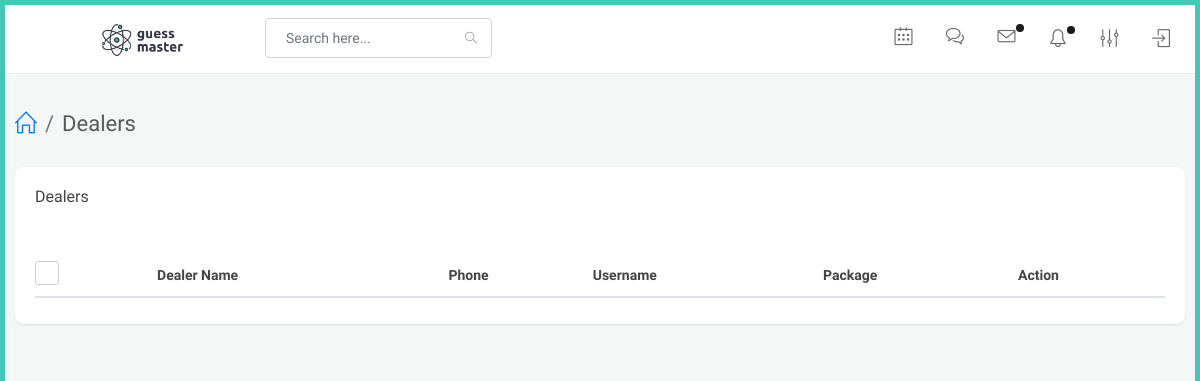
The app's page /agent/view-dealer (signed in), older data.
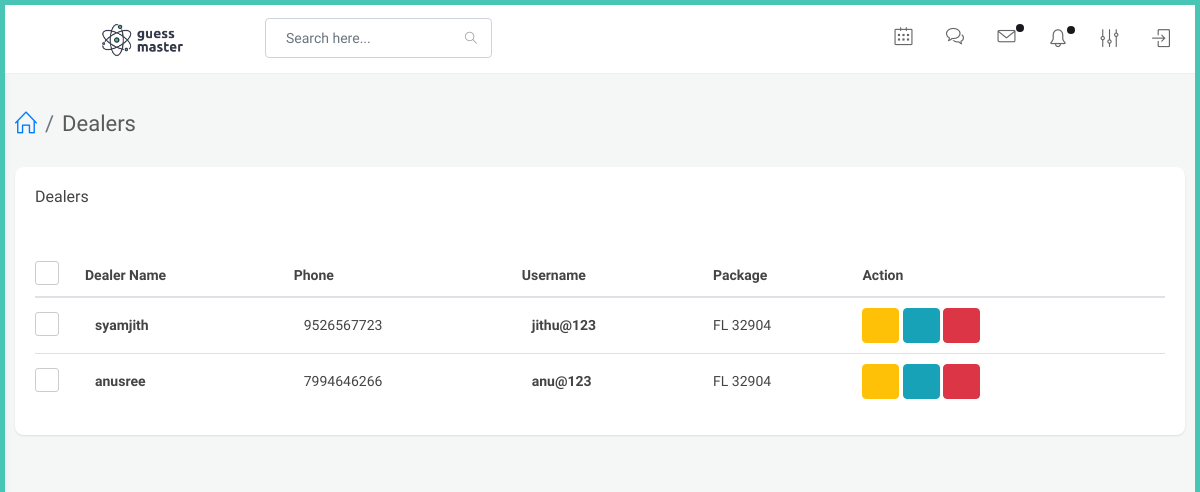
The same page, newer data.
### website/models.py (models this page shows, shortened)
class Dealer(models.Model):
    user = models.OneToOneField(User,on_delete=models.CASCADE,related_name="dealer")
    agent = models.ForeignKey(Agent,on_delete=models.CASCADE,null=True)
    dealer_name = models.CharField(max_length=100)
    phone_number = models.CharField(max_length=100)

class User(AbstractUser):
    is_agent = models.BooleanField("is agent", default=False)
    is_dealer = models.BooleanField("is dealer", default=False)

### agent/views.py (the view)
# urls.py: path('view-dealer',views.view_dealer,name="view_dealer"),
def view_dealer(request):
    agent = Agent.objects.get(user=request.user)
    print(agent)
    dealers = Dealer.objects.filter(agent=agent).all()
    context = {
        'dealers' : dealers
    }
    return render(request,'agent/view_dealer.html',context)

### website/models.py (called while the page is built)
    def __str__(self):
        return str(self.agent_name)

### templates/agent/view_dealer.html (shortened to what this page needs)
{% extends 'agent/partials/base.html' %}
{% load static %}
{% block content %}
<div id="main-content">
    <div class="container-fluid">
        <div class="block-header">
            <div class="row">
                <div class="col-lg-5 col-md-8 col-sm-12">
                    <h2><a href="javascript:void(0);" class="btn btn-xs btn-link btn-toggle-fullwidth"></a>  <ul class="breadcrumb">
                        <li class="breadcrumb-item"><a href="{% url 'agent:index' %}"><i class="icon-home"></i></a></li>
                        <li class="breadcrumb-item">Dealers</li>
                    </ul></h2>
                </div>
            </div>
        </div>
        <div class="row clearfix">
            <div class="col-lg-12">
<div class="card">
    <div class="header">
        <h2>Dealers</h2>
    </div>
    <div class="body">
        <div class="table-responsive">
            <table class="table table-hover js-basic-example dataTable table-custom m-b-0 c_list">
                <thead>
                    <tr>
                        <th>
                            <label class="fancy-checkbox">
                                <span></span>
                            </label>
                        </th>
                        <th>Dealer Name</th>
                        <th>Phone</th>
                        <th>Username</th>
                        <th>Package</th>
                        <th>Action</th>
                    </tr>
                </thead>
                    <tbody>
                    {% for dealer in dealers %}
                    <tr>
                        <td style="width: 50px;">
                            <label class="fancy-checkbox">
                                <span></span>
                            </label>
                        </td>
                        <td>
                            <p class="c_name">{{dealer.dealer_name}}</p>
                        </td>
                        <td>
                            <span class="phone">{{dealer.phone_number}}</span>
                        </td>
                        <td>
                            <p class="c_name">{{dealer.user.username}}</p>
                        </td>
                        <td>
                            <address> FL 32904</address>
                        </td>
                        <td>
                            {% if dealer.user.is_active %}
                            <button  type="button" onclick="dealerBan(('{{ dealer.id }}'))" class="btn btn-warning" title="Ban"> <i class="fa fa-ban"></i></button>
                            {% else %}
                            <button  type="button" onclick="removeBan(('{{ dealer.id }}'))" class="btn btn-warning" title="Remove Ban"> <i class="fa fa-check"></i></button>
                            {% endif %}
                            <a href="{% url 'agent:edit_dealer' dealer.id %}" class="btn btn-info" title="Edit">
                                <i class="fa fa-edit"></i>
                            </a>
                            <button type="button" onclick="dealerDelete(('{{ dealer.id }}'))" data-type="confirm" class="btn btn-danger js-sweetalert" title="Delete"><i class="fa fa-trash-o"></i></button>
                        </td>
                    </tr>
                    {% endfor %}
                </tbody>
            </table>
        </div>
    </div>
</div>
</div>
</div>
</div>
</div>
{% endblock %}

### templates/agent/partials/base.html (shortened to what this page needs)
{% load static %}
<!doctype html>
<html lang="en">
<head>
<link rel="stylesheet" href="{% static 'vendor/bootstrap/css/bootstrap.min.css' %}">
<link rel="stylesheet" href="{% static 'vendor/font-awesome/css/font-awesome.min.css' %}">
<link rel="stylesheet" href="{% static 'vendor/chartist/css/chartist.min.css' %}">
<link rel="stylesheet" href="{% static 'vendor/chartist-plugin-tooltip/chartist-plugin-tooltip.css' %}">
<link rel="stylesheet" href="{% static 'vendor/jvectormap/jquery-jvectormap-2.0.3.min.css' %}"/>
<link rel="stylesheet" href="{% static 'vendor/jquery-datatable/dataTables.bootstrap4.min.css' %}">
<link rel="stylesheet" href="{% static 'css/main.css' %}">
<link rel="stylesheet" href="{% static 'css/color_skins.css' %}">
</head>
<body class="theme-cyan">
<div id="wrapper">
    {% include 'agent/partials/header.html' %}
    {% block content %}
    {% endblock %}
</div>
</body>
</html>

### templates/agent/partials/header.html (shortened to what this page needs)
{% load static %}
        <nav class="navbar navbar-fixed-top">
            <div class="container-fluid">
                <div class="navbar-btn">
                    <button type="button" class="btn-toggle-offcanvas"><i class="lnr lnr-menu fa fa-bars"></i></button>
                </div>
                <div class="navbar-brand">
                    <a href="{% url 'agent:index' %}"><img src="{% static 'images/guessmaster.png' %}" alt="Lucid Logo" class="img-responsive logo"></a>
                </div>
                <div class="navbar-right">
                    <form id="navbar-search" class="navbar-form search-form">
                        <input value="" class="form-control" placeholder="Search here..." type="text">
                        <button type="button" class="btn btn-default"><i class="icon-magnifier"></i></button>
                    </form>
                    <div id="navbar-menu">
                        <ul class="nav navbar-nav">
                            <li>
                                <a href="file-dashboard.html" class="icon-menu d-none d-sm-block d-md-none d-lg-block"><i class="fa fa-folder-open-o"></i></a>
                            </li>
                            <li>
                                <a href="app-calendar.html" class="icon-menu d-none d-sm-block d-md-none d-lg-block"><i class="icon-calendar"></i></a>
                            </li>
                            <li>
                                <a href="app-chat.html" class="icon-menu d-none d-sm-block"><i class="icon-bubbles"></i></a>
                            </li>
                            <li>
                                <a href="app-inbox.html" class="icon-menu d-none d-sm-block"><i class="icon-envelope"></i><span class="notification-dot"></span></a>
                            </li>
                            <li class="dropdown">
                                <a href="javascript:void(0);" class="dropdown-toggle icon-menu" data-toggle="dropdown">
                                    <i class="icon-bell"></i>
                                    <span class="notification-dot"></span>
                                </a>
                            </li>
                            <li class="dropdown">
                                <a href="javascript:void(0);" class="dropdown-toggle icon-menu" data-toggle="dropdown"><i class="icon-equalizer"></i></a>
                            </li>
                            <li>
                                <a href="page-login.html" class="icon-menu"><i class="icon-login"></i></a>
                            </li>
                        </ul>
                    </div>
                </div>
            </div>
        </nav>

### templates/agent/partials/sidebar.html (shortened to what this page needs)
{% load static %}

### static/css/color_skins.css (style rules this page uses)
.theme-cyan:before,.theme-cyan:after { background:#49c5b6 }
.theme-cyan #wrapper:before,.theme-cyan #wrapper:after { background:#49c5b6 }

Row changes from the older to the newer data that the page shows:
added Dealer: dealer_name "syamjith", phone_number "9526567723", user.username "jithu@123"
added Dealer: dealer_name "anusree", phone_number "7994646266", user.username "anu@123"
